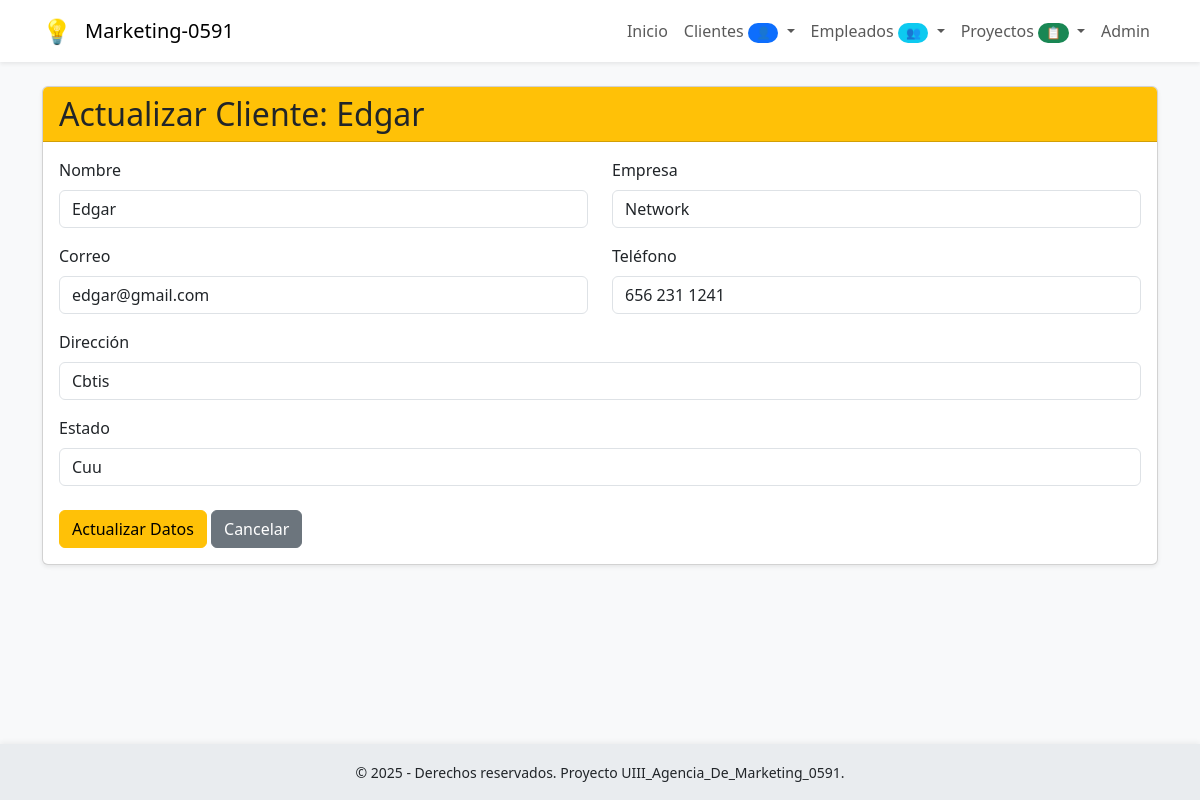
The page /clientes/actualizar/1/ on the database its author committed.
### app_clientes/models.py (models this page shows, shortened)
class Cliente(models.Model):
    id = models.AutoField(primary_key=True)
    nombre = models.CharField(max_length=100)
    empresa = models.CharField(max_length=100)
    correo = models.CharField(max_length=100, unique=True)
    telefono = models.CharField(max_length=20, blank=True, null=True)
    direccion = models.CharField(max_length=255, blank=True, null=True)
    fecha_registro = models.DateField(auto_now_add=True)
    estado = models.CharField(max_length=50)

### app_clientes/views.py (the view)
# urls.py: path('clientes/actualizar/<int:cliente_id>/', views.actualizar_cliente, name='actualizar_cliente'),
def actualizar_cliente(request, cliente_id):
    cliente = get_object_or_404(Cliente, id=cliente_id)
    return render(request, 'cliente/actualizar_cliente.html', {'cliente': cliente})

### app_clientes/templates/cliente/actualizar_cliente.html (shortened to what this page needs)
{% extends 'base.html' %}
{% block content %}
<div class="card shadow-sm">
    <div class="card-header bg-warning text-dark">
        <h2 class="card-title mb-0">Actualizar Cliente: {{ cliente.nombre }}</h2>
    </div>
    <div class="card-body">
        <form method="post" action="{% url 'realizar_actualizacion_cliente' cliente.id %}">
            <div class="row">
                <div class="col-md-6 mb-3">
                    <label class="form-label">Nombre</label>
                    <input class="form-control" name="nombre" value="{{ cliente.nombre }}" required>
                </div>
                <div class="col-md-6 mb-3">
                    <label class="form-label">Empresa</label>
                    <input class="form-control" name="empresa" value="{{ cliente.empresa }}" required>
                </div>
            </div>
            <div class="row">
                <div class="col-md-6 mb-3">
                    <label class="form-label">Correo</label>
                    <input class="form-control" name="correo" value="{{ cliente.correo }}" type="email" required>
                </div>
                <div class="col-md-6 mb-3">
                    <label class="form-label">Teléfono</label>
                    <input class="form-control" name="telefono" value="{{ cliente.telefono|default_if_none:'' }}">
                </div>
            </div>
            <div class="mb-3">
                <label class="form-label">Dirección</label>
                <input class="form-control" name="direccion" value="{{ cliente.direccion|default_if_none:'' }}">
            </div>
            <div class="mb-4">
                <label class="form-label">Estado</label>
                <input class="form-control" name="estado" value="{{ cliente.estado }}" required>
            </div>
            <button class="btn btn-warning" type="submit">Actualizar Datos</button>
            <a href="{% url 'ver_clientes' %}" class="btn btn-secondary">Cancelar</a>
        </form>
    </div>
</div>
{% endblock %}

### app_clientes/templates/base.html (style rules this page uses)
body { background-color: #f8f9fa; min-height: 100vh; padding-bottom: 70px; position: relative; }

### rows shown on the page
Cliente: nombre "Edgar", empresa "Network", correo "edgar@gmail.com", telefono "656 231 1241", direccion "Cbtis", estado "Cuu"
